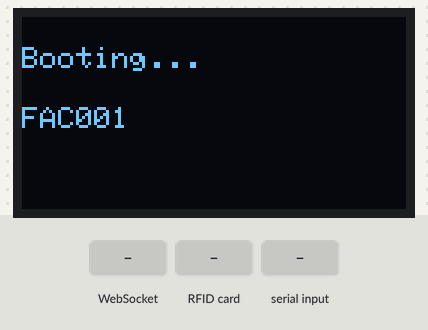
Bench run of a sketch on a simulated ESP32. Shown: 128×64 one-colour display. Inputs (shaded band) come from the test bench. WiFi joins after 1.5 s; servers stay silent unless stated; what the sketch prints to the serial monitor is not drawn.

Above: at 0.06 s.
3.0 s: WebSocket text "PAIRED" received
At 4.5 s:
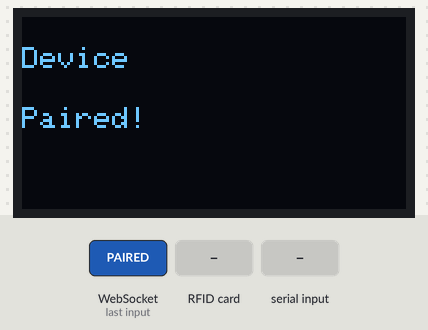
6.0 s: RFID card 5E 7A 19 C4 held to the reader
At 7.2 s:
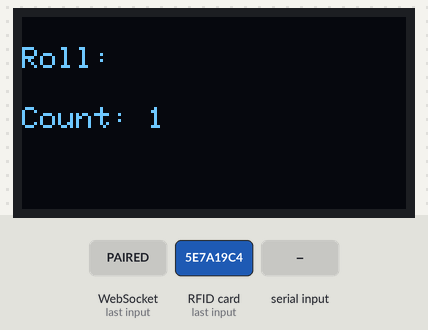
7.5 s: "stop\n" received over Serial
At 8.7 s:
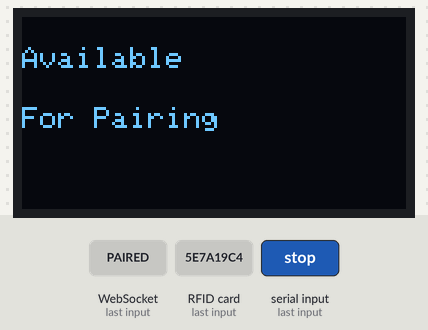
9.5 s: "pair\n" received over Serial
At 10.6 s:
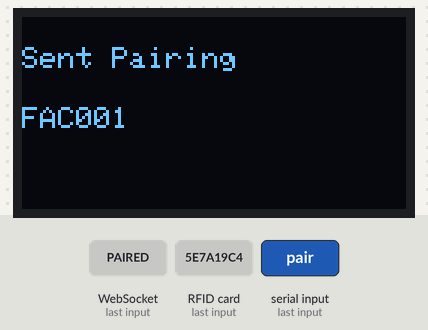
Timing chart, 0 to 12.5 s (numbered marks = the images above; inputs shaded):
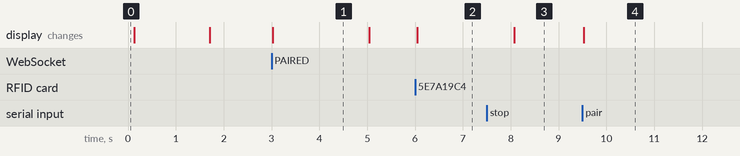

The sketch:

esp32.ino
```cpp
#include <Wire.h>
#include <Adafruit_GFX.h>
#include <Adafruit_SSD1306.h>
#include <MFRC522.h>
#include <SPI.h>
#include <WiFi.h>
#include <WebSocketsClient.h>

// OLED setup
#define SCREEN_WIDTH 128
#define SCREEN_HEIGHT 64
#define OLED_ADDR 0x3C
Adafruit_SSD1306 display(SCREEN_WIDTH, SCREEN_HEIGHT, &Wire, -1);

// RFID Setup
#define SS_PIN 5
#define RST_PIN 4
MFRC522 mfrc522(SS_PIN, RST_PIN);

// SPI Pins
#define SPI_SCK 18
#define SPI_MISO 19
#define SPI_MOSI 23

// Wi-Fi Credentials
const char* ssid = "CVR24";
const char* password = "123456789";

// WebSocket Config
WebSocketsClient webSocket;
String deviceId = "FAC001";
bool isPaired = false;
int studentCount = 0;

String scannedRolls[100]; // Local memory to track unique scans
String facultyName = "Faculty XYZ"; // Placeholder; can be made dynamic later
unsigned long lastRefresh = 0;
const unsigned long refreshInterval = 5000;
int scrollX = SCREEN_WIDTH;

void setup() {
  Serial.begin(115200);
  Serial.println("🔧 Setup started");

  Wire.begin(21, 22);
  Serial.println("🔌 I2C started on SDA=21, SCL=22");

  if (!display.begin(SSD1306_SWITCHCAPVCC, OLED_ADDR)) {
    Serial.println("❌ OLED init failed!");
    while (true);
  }
  Serial.println("✅ OLED initialized");
  displayMessage("Booting...", deviceId);

  SPI.begin(SPI_SCK, SPI_MISO, SPI_MOSI, SS_PIN);
  mfrc522.PCD_Init();
  Serial.println("✅ RFID initialized");

  WiFi.begin(ssid, password);
  while (WiFi.status() != WL_CONNECTED) {
    displayMessage("Connecting", "WiFi...");
    Serial.println("📶 Connecting to WiFi...");
    delay(500);
  }

  displayMessage("WiFi OK", WiFi.localIP().toString());
  Serial.println("✅ WiFi connected to: " + WiFi.localIP().toString());

  webSocket.begin("192.168.1.14", 8080, "/");
  webSocket.onEvent(webSocketEvent);
  Serial.println("🔌 WebSocket attempting connection to ws://192.168.1.14:8080/");
}

void loop() {
  webSocket.loop();

  // Serial input for pairing/stopping
  if (Serial.available()) {
    String command = Serial.readStringUntil('\n');
    command.trim();

    if (command == "pair" && !isPaired) {
      String msg = "{\"status\":\"PAIRING_REQUEST\",\"device_id\":\"" + deviceId + "\"}";
      Serial.println("📤 Sending pairing request: " + msg);
      webSocket.sendTXT(msg);
      displayMessage("Sent Pairing", deviceId);
      delay(500);
    }

    if (command == "stop" && isPaired) {
      webSocket.sendTXT("{\"event\":\"STOP_SESSION\",\"device_id\":\"" + deviceId + "\"}");
      isPaired = false;
      studentCount = 0;
      for (int i = 0; i < 100; i++) scannedRolls[i] = "";
      displayMessage("Available", "For Pairing");
      Serial.println("🛑 Session stopped & memory cleared.");
      delay(500);
    }
  }

  // Scrolling display every 5s
  if (isPaired && millis() - lastRefresh >= refreshInterval) {
    lastRefresh = millis();
    display.clearDisplay();
    display.setTextSize(1);
    display.setTextColor(WHITE);
    display.setCursor(scrollX, 0);
    display.print("Connected: " + facultyName);
    scrollX -= 5;
    if (scrollX < -6 * facultyName.length()) scrollX = SCREEN_WIDTH;
    display.setCursor(0, 20);
    display.print("Count: " + String(studentCount));
    display.display();
  }

  // RFID scan logic
  if (isPaired && mfrc522.PICC_IsNewCardPresent() && mfrc522.PICC_ReadCardSerial()) {
    Serial.println("🎯 RFID card detected");

    MFRC522::MIFARE_Key key;
    for (byte i = 0; i < 6; i++) key.keyByte[i] = 0xFF;

    if (mfrc522.PCD_Authenticate(MFRC522::PICC_CMD_MF_AUTH_KEY_A, 1, &key, &(mfrc522.uid)) != MFRC522::STATUS_OK) {
      Serial.println("❌ Authentication failed");
      return;
    }

    byte buffer[18];
    byte size = sizeof(buffer);
    MFRC522::StatusCode status = mfrc522.MIFARE_Read(1, buffer, &size);

    if (status == MFRC522::STATUS_OK) {
      String rollno = "";
      for (int i = 0; i < 16; i++) {
        if (buffer[i] == 0) break;
        rollno += (char)buffer[i];
      }

      if (alreadyScanned(rollno)) {
        displayMessage("Already Scanned", rollno);
        Serial.println("⚠️ Duplicate scan ignored: " + rollno);
      } else {
        scannedRolls[studentCount++] = rollno;
        String msg = "{\"event\":\"RFID_SCAN\",\"device_id\":\"" + deviceId + "\",\"rollNo\":\"" + rollno + "\"}";
        Serial.println("📡 Scanned & sent: " + msg);
        displayMessage("Roll: " + rollno, "Count: " + String(studentCount));
        webSocket.sendTXT(msg);
      }

      delay(2000);
    } else {
      Serial.println("⚠️ Failed to read RFID block");
    }

    mfrc522.PICC_HaltA();
    mfrc522.PCD_StopCrypto1();
  }
}

// Check for duplicates
bool alreadyScanned(String rollNo) {
  for (int i = 0; i < studentCount; i++) {
    if (scannedRolls[i] == rollNo) return true;
  }
  return false;
}

// OLED Utility
void displayMessage(String line1, String line2) {
  display.clearDisplay();
  display.setTextSize(1);
  display.setTextColor(WHITE);
  display.setCursor(0, 10); display.println(line1);
  display.setCursor(0, 30); display.println(line2);
  display.display();
  Serial.println("📺 OLED Updated => " + line1 + " | " + line2);
}

// WebSocket Event Handler
void webSocketEvent(WStype_t type, uint8_t *payload, size_t length) {
  switch (type) {
    case WStype_CONNECTED:
      Serial.println("✅ WebSocket connected.");
      break;
    case WStype_DISCONNECTED:
      Serial.println("❌ WebSocket disconnected.");
      break;
    case WStype_TEXT: {
      String message = String((char*)payload);
      Serial.println("🔄 Message from server: " + message);
      if (message.indexOf("PAIRED") >= 0) {
        isPaired = true;
        displayMessage("Device", "Paired!");
        Serial.println("✅ Device marked as paired.");
      }
      break;
    }
    default:
      break;
  }
}
```

Measured:
- after the input at 3.0 s, the display: changes at once (image 1)
- after the input at 6.0 s, the display: changes after 0.05 s (image 2)
- after the input at 7.5 s, the display: changes after 0.57 s (image 3)
- after the input at 9.5 s, the display: changes at once (image 4)
- what the display in image 1 shows lasts 2.0 s, from 3.0 s to 5.0 s
